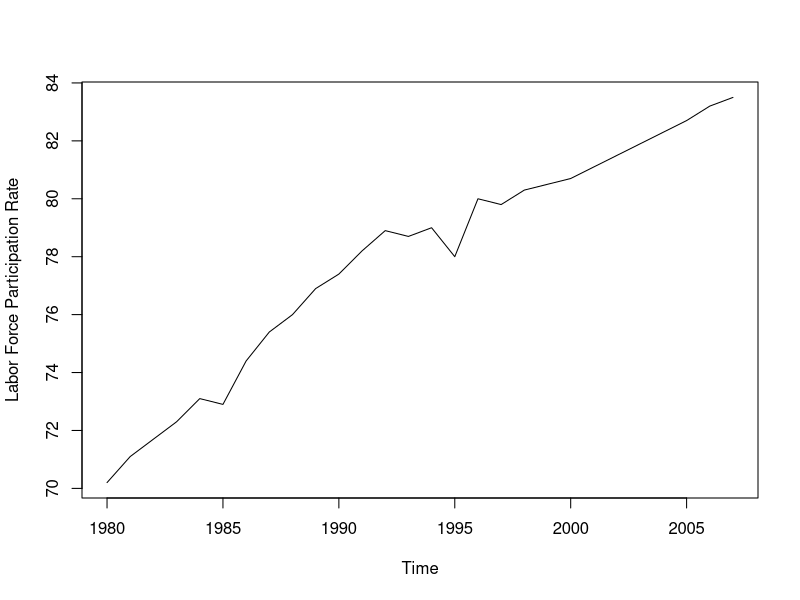
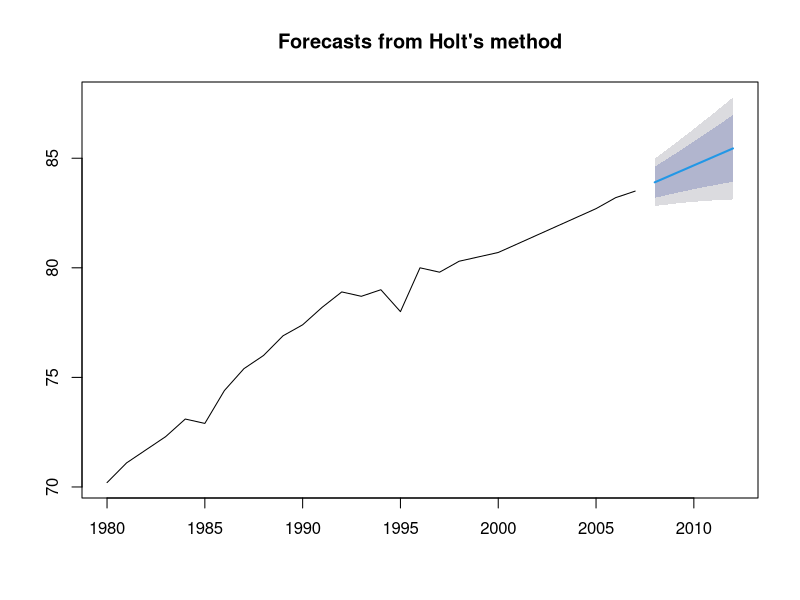
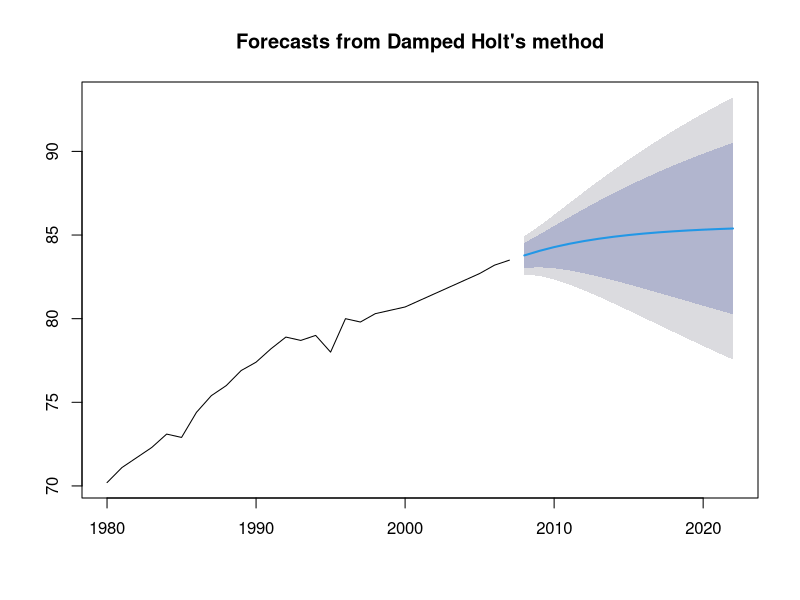
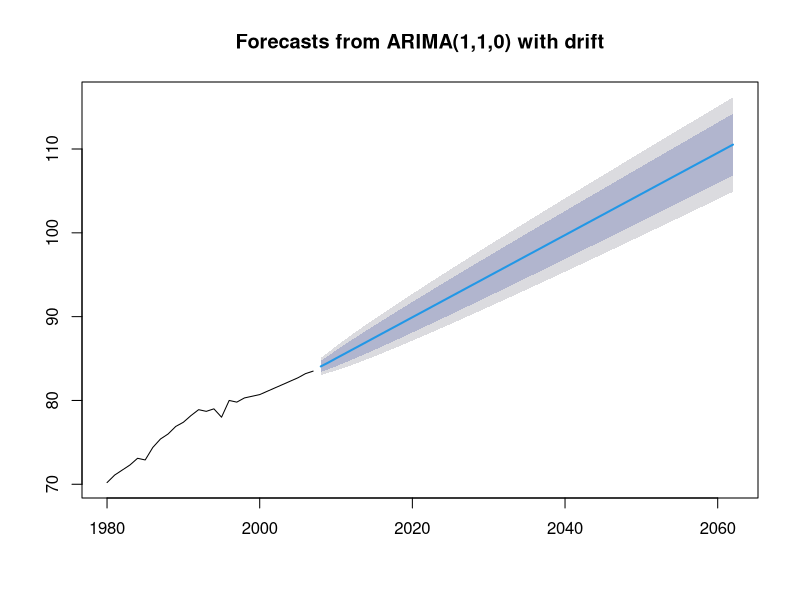
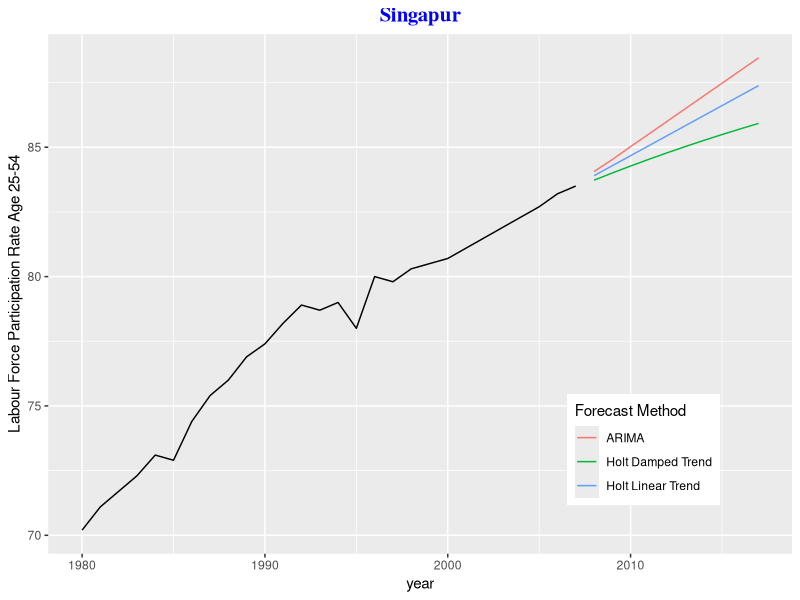
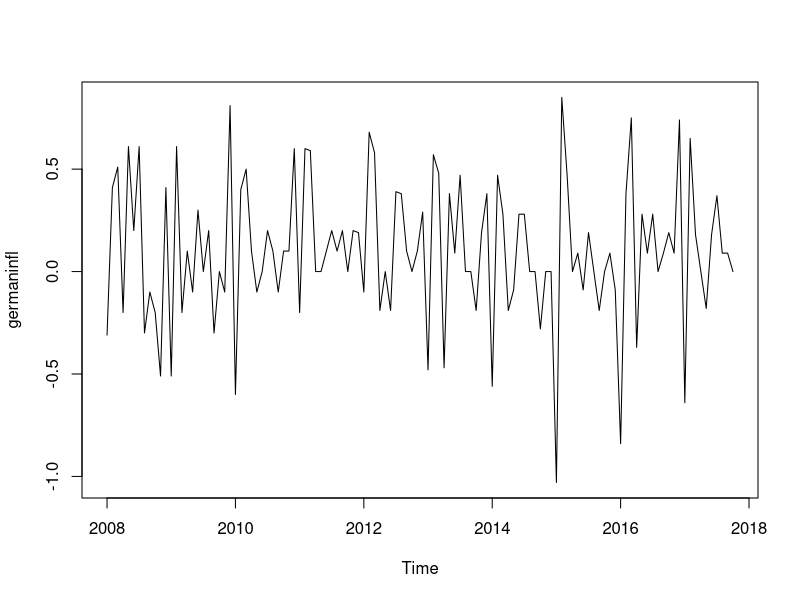
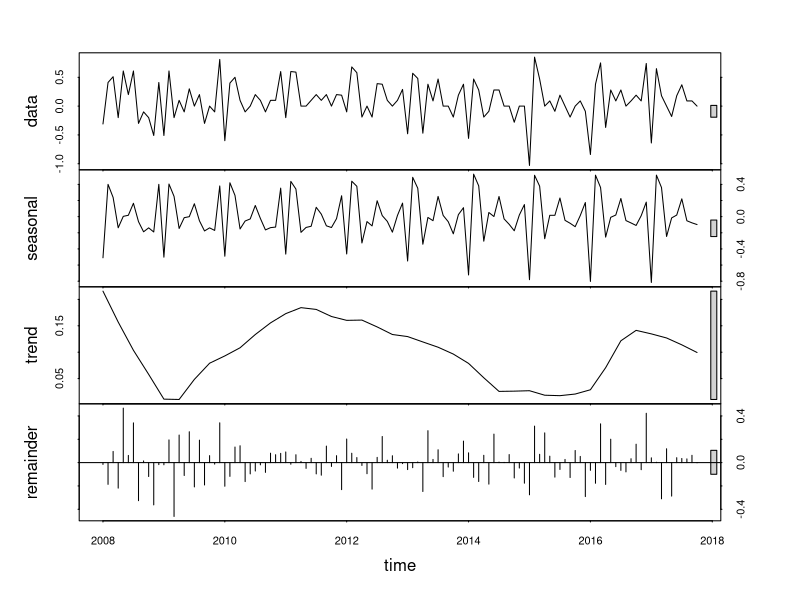
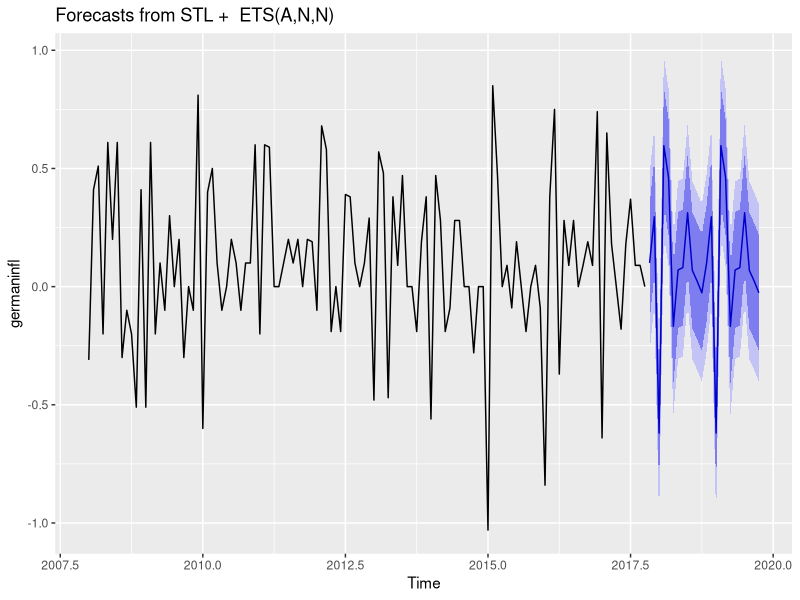

Write R code to recreate these figures, in order.
## ---- chunk 1
singapur <- c(70.19999695,	71.09999847,	71.69999695,	72.30000305,	73.09999847,	72.90000153,	74.40000153,	75.40000153,	76,	76.90000153,	77.40000153,	78.19999695,	78.90000153,	78.69999695,	79,	78,	80,	79.80000305,	80.30000305,	80.5,	80.69999695,	81.09999847,	81.5,	81.90000153,	82.30000305,	82.69999695,	83.19999695,	83.5)

# Convert to time series
singapur <- ts(singapur, start = 1980)
plot(singapur, ylab = "Labor Force Participation Rate")

## ---- chunk 2
library(forecast)
holttrend = holt(singapur, h = 5) # forecast 5 years
summary(holttrend)
plot(holttrend)

## ---- chunk 3
plot(holt(singapur, h = 15, damped = TRUE, phi = 0.85)) # damped

## ---- chunk 4
singapurarima <- auto.arima(singapur)
summary(singapur)
plot(forecast(singapurarima, h = 55))

## ---- chunk 5
holttrend <- holt(singapur, h = 10)
holtdamped <- holt(singapur, h = 10, damped = TRUE)
arimafore <- forecast(auto.arima(singapur), h = 10)

library(ggplot2)
autoplot(singapur) +
  forecast::autolayer(holttrend$mean, series = "Holt Linear Trend") +
  forecast::autolayer(holtdamped$mean, series = "Holt Damped Trend") +
  forecast::autolayer(arimafore$mean, series = "ARIMA") +
  xlab("year") + ylab("Labour Force Participation Rate Age 25-54") + 
  guides(colour=guide_legend(title="Forecast Method")) + theme(legend.position = c(0.8, 0.2)) +
  ggtitle("Singapur") + theme(plot.title=element_text(family="Times", hjust = 0.5, color = "blue", face="bold", size=15))

## ---- chunk 6
mydata <- c(-0.31,	0.41,	0.51,	-0.20,	0.61,	0.20,	0.61,	-0.30,	-0.10,	-0.20,	-0.51,	0.41,
-0.51,	0.61,	-0.20,	0.10,	-0.10,	0.30,	0.00,	0.20,	-0.30,	0.00,	-0.10,	0.81,
-0.60,	0.40,	0.50,	0.10,	-0.10,	0.00,	0.20,	0.10,	-0.10,	0.10,	0.10,	0.60,
-0.20,	0.60,	0.59,	0.00,	0.00,	0.10,	0.20,	0.10,	0.20,	0.00,	0.20,	0.19,
-0.10,	0.68,	0.58,	-0.19,	0.00,	-0.19,	0.39,	0.38,	0.10,	0.00,	0.10,	0.29,
-0.48,	0.57,	0.48,	-0.47,	0.38,	0.09,	0.47,	0.00,	0.00,	-0.19,	0.19,	0.38,
-0.56,	0.47,	0.28,	-0.19,	-0.09,	0.28,	0.28,	0.00,	0.00,	-0.28,	0.00,	0.00,
-1.03,	0.85,	0.47,	0.00,	0.09,	-0.09,	0.19,	0.00,	-0.19,	0.00,	0.09,	-0.09,
-0.84,	0.38,	0.75,	-0.37,	0.28,	0.09,	0.28,	0.00,	0.09,	0.19,	0.09,	0.74,
-0.64,	0.65,	0.18,	0.00,	-0.18,	0.18,	0.37,	0.09,	0.09,	0.00)

germaninfl <- ts(mydata, start = 2008, frequency = 12)
plot(germaninfl)

## ---- chunk 7
plot(stl(germaninfl, s.window = 7))

library(ggplot2)
autoplot(stlf(germaninfl, method = "ets"), h = 24) # method for the forecasting is the ets: exponential smoothing method

## ---- chunk 8
germaninflarima <- auto.arima(germaninfl, stepwise = TRUE,
           approximation = FALSE, trace = TRUE)
forec <- forecast(germaninflarima)
plot(forec)

